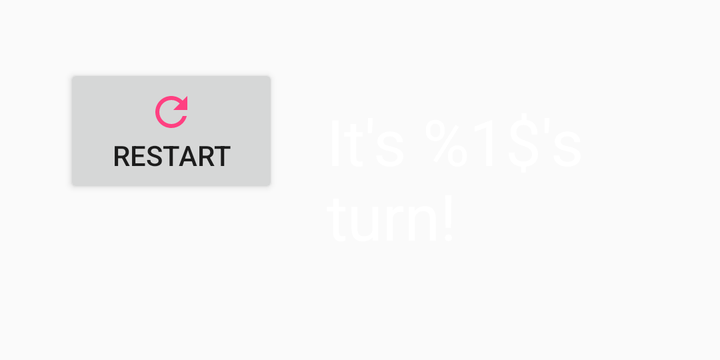
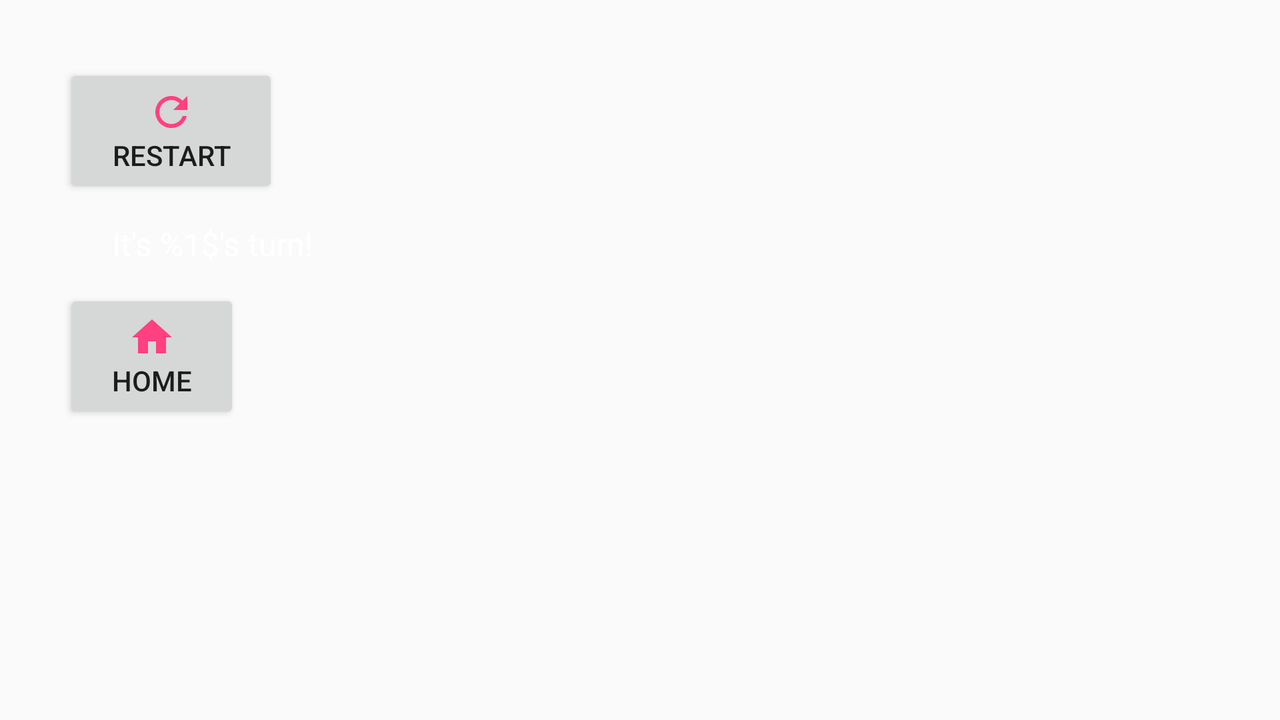

Two renders of one Android screen. The first uses the default layout on a phone; the second uses the alternative layout the repository ships for a different screen configuration, on a matching device. The two XML files are below.
<!-- AndroidManifest.xml: application theme AppTheme -->
<!-- res/layout/fragment_control.xml -->
<?xml version="1.0" encoding="utf-8"?>
<LinearLayout xmlns:android="http://schemas.android.com/apk/res/android"
    xmlns:tools="http://schemas.android.com/tools"
    android:layout_width="wrap_content"
    android:layout_height="wrap_content"
    android:orientation="horizontal"
    android:padding="@dimen/control_padding"
    tools:context=".GameActivity">
    <Button
        android:id="@+id/button_restart"
        android:layout_width="wrap_content"
        android:layout_height="wrap_content"
        android:paddingVertical="@dimen/menu_button_padding_vert"
        android:paddingHorizontal="@dimen/menu_button_padding_side"
        android:elevation="@dimen/elevation_low"
        android:drawableTop="@drawable/restart"
        android:text="@string/restart_label"/>
    <TextView
        android:id="@+id/current_turn_display"
        android:layout_width="wrap_content"
        android:layout_height="wrap_content"
        android:paddingHorizontal="@dimen/menu_button_padding_side"
        android:paddingVertical="@dimen/menu_button_padding_vert"
        android:textSize="@dimen/menu_text_size"
        android:textColor="#FFFFFFFF"
        android:text="@string/current_turn"/>
    <Button
        android:id="@+id/button_main"
        android:layout_width="wrap_content"
        android:layout_height="wrap_content"
        android:paddingVertical="@dimen/menu_button_padding_vert"
        android:paddingHorizontal="@dimen/menu_button_padding_side"
        android:elevation="@dimen/elevation_low"
        android:drawableTop="@drawable/home"
        android:text="@string/main_menu_label"/>
</LinearLayout>
<!-- resources referenced by this layout -->
<resources>
  <dimen name="control_padding">32dp</dimen>
  <dimen name="elevation_low">4dp</dimen>
  <dimen name="menu_button_padding_side">24dp</dimen>
  <dimen name="menu_button_padding_vert">12dp</dimen>
  <dimen name="menu_text_size">32sp</dimen>
  <!-- drawable home (drawable) -->
  <vector xmlns:android="http://schemas.android.com/apk/res/android"
          android:width="24dp"
          android:height="24dp"
          android:viewportWidth="24.0"
          android:viewportHeight="24.0">
      <path
          android:fillColor="#FFFF4081"
          android:pathData="M10,20v-6h4v6h5v-8h3L12,3 2,12h3v8z"/>
  </vector>
  <!-- drawable restart (drawable) -->
  <vector xmlns:android="http://schemas.android.com/apk/res/android"
          android:width="24dp"
          android:height="24dp"
          android:viewportWidth="24.0"
          android:viewportHeight="24.0">
      <path
          android:fillColor="#FF4081"
          android:pathData="M17.65,6.35C16.2,4.9 14.21,4 12,4c-4.42,0 -7.99,3.58 -7.99,8s3.57,8 7.99,8c3.73,0 6.84,-2.55 7.73,-6h-2.08c-0.82,2.33 -3.04,4 -5.65,4 -3.31,0 -6,-2.69 -6,-6s2.69,-6 6,-6c1.66,0 3.14,0.69 4.22,1.78L13,11h7V4l-2.35,2.35z"/>
  </vector>
  <string name="current_turn">It\'s %1$\'s turn!</string>
  <string name="main_menu_label">Home</string>
  <string name="restart_label">Restart</string>
  <!-- from res/values-v21/ -->
  <style name="AppTheme" parent="android:Theme.Material.Light.NoActionBar.Fullscreen">
      </style>
</resources>
<!-- res/layout-land/fragment_control.xml (the repository's variant of the layout above) -->
<!-- drawn on the phone turned sideways -->
<?xml version="1.0" encoding="utf-8"?>
<LinearLayout xmlns:android="http://schemas.android.com/apk/res/android"
    android:layout_width="match_parent"
    android:layout_height="match_parent"
    android:orientation="vertical"
    android:padding="@dimen/control_padding">
    <Button
        android:id="@+id/button_restart"
        android:layout_width="wrap_content"
        android:layout_height="wrap_content"
        android:paddingVertical="@dimen/menu_button_padding_vert"
        android:paddingHorizontal="@dimen/menu_button_padding_side"
        android:elevation="@dimen/elevation_low"
        android:drawableTop="@drawable/restart"
        android:text="@string/restart_label"/>
    <TextView
        android:id="@+id/current_turn_display"
        android:layout_width="wrap_content"
        android:layout_height="wrap_content"
        android:paddingHorizontal="@dimen/menu_button_padding_side"
        android:paddingVertical="@dimen/menu_button_padding_vert"
        android:textSize="16dp"
        android:textColor="#FFFFFFFF"
        android:text="@string/current_turn"/>
    <Button
        android:id="@+id/button_main"
        android:layout_width="wrap_content"
        android:layout_height="wrap_content"
        android:paddingVertical="@dimen/menu_button_padding_vert"
        android:paddingHorizontal="@dimen/menu_button_padding_side"
        android:elevation="@dimen/elevation_low"
        android:drawableTop="@drawable/home"
        android:text="@string/main_menu_label"/>

</LinearLayout>
<!-- resources referenced by the variant -->
<!-- as the phone turned sideways resolves them -->
<resources>
  <dimen name="control_padding">32dp</dimen>
  <dimen name="elevation_low">4dp</dimen>
  <dimen name="menu_button_padding_side">24dp</dimen>
  <dimen name="menu_button_padding_vert">12dp</dimen>
  <!-- drawable home (drawable) -->
  <vector xmlns:android="http://schemas.android.com/apk/res/android"
          android:width="24dp"
          android:height="24dp"
          android:viewportWidth="24.0"
          android:viewportHeight="24.0">
      <path
          android:fillColor="#FFFF4081"
          android:pathData="M10,20v-6h4v6h5v-8h3L12,3 2,12h3v8z"/>
  </vector>
  <!-- drawable restart (drawable) -->
  <vector xmlns:android="http://schemas.android.com/apk/res/android"
          android:width="24dp"
          android:height="24dp"
          android:viewportWidth="24.0"
          android:viewportHeight="24.0">
      <path
          android:fillColor="#FF4081"
          android:pathData="M17.65,6.35C16.2,4.9 14.21,4 12,4c-4.42,0 -7.99,3.58 -7.99,8s3.57,8 7.99,8c3.73,0 6.84,-2.55 7.73,-6h-2.08c-0.82,2.33 -3.04,4 -5.65,4 -3.31,0 -6,-2.69 -6,-6s2.69,-6 6,-6c1.66,0 3.14,0.69 4.22,1.78L13,11h7V4l-2.35,2.35z"/>
  </vector>
  <string name="current_turn">It\'s %1$\'s turn!</string>
  <string name="main_menu_label">Home</string>
  <string name="restart_label">Restart</string>
  <!-- from res/values-v21/ -->
  <style name="AppTheme" parent="android:Theme.Material.Light.NoActionBar.Fullscreen">
      </style>
</resources>
